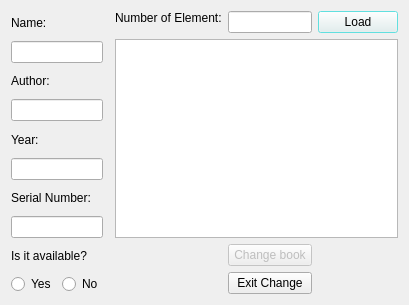
<?xml version="1.0" encoding="UTF-8"?>
<ui version="4.0">
 <class>change</class>
 <widget class="QDialog" name="change">
  <property name="geometry">
   <rect>
    <x>0</x>
    <y>0</y>
    <width>409</width>
    <height>305</height>
   </rect>
  </property>
  <property name="windowTitle">
   <string>Change element</string>
  </property>
  <property name="windowIcon">
   <iconset resource="res/ff.qrc">
    <normaloff>:/new/prefix1/book-vector-2-39749.jpg</normaloff>:/new/prefix1/book-vector-2-39749.jpg</iconset>
  </property>
  <property name="styleSheet">
   <string notr="true">selection-background-color: rgb(85, 255, 255);
selection-color: rgb(255, 170, 255);</string>
  </property>
  <layout class="QGridLayout" name="gridLayout">
   <item row="0" column="0" rowspan="5">
    <layout class="QVBoxLayout" name="verticalLayout">
     <item>
      <widget class="QLabel" name="label">
       <property name="text">
        <string>Name:</string>
       </property>
      </widget>
     </item>
     <item>
      <widget class="QLineEdit" name="lineEdit"/>
     </item>
     <item>
      <widget class="QLabel" name="label_2">
       <property name="text">
        <string>Author:</string>
       </property>
      </widget>
     </item>
     <item>
      <widget class="QLineEdit" name="lineEdit_2"/>
     </item>
     <item>
      <widget class="QLabel" name="label_3">
       <property name="text">
        <string>Year:</string>
       </property>
      </widget>
     </item>
     <item>
      <widget class="QLineEdit" name="lineEdit_3"/>
     </item>
     <item>
      <widget class="QLabel" name="label_4">
       <property name="enabled">
        <bool>true</bool>
       </property>
       <property name="text">
        <string>Serial Number:</string>
       </property>
      </widget>
     </item>
     <item>
      <widget class="QLineEdit" name="lineEdit_4">
       <property name="enabled">
        <bool>true</bool>
       </property>
      </widget>
     </item>
     <item>
      <widget class="QLabel" name="label_5">
       <property name="enabled">
        <bool>true</bool>
       </property>
       <property name="text">
        <string>Is it available?</string>
       </property>
      </widget>
     </item>
     <item>
      <layout class="QHBoxLayout" name="horizontalLayout">
       <item>
        <widget class="QRadioButton" name="radioButton">
         <property name="text">
          <string>Yes</string>
         </property>
        </widget>
       </item>
       <item>
        <widget class="QRadioButton" name="radioButton_2">
         <property name="text">
          <string>No</string>
         </property>
        </widget>
       </item>
      </layout>
     </item>
    </layout>
   </item>
   <item row="0" column="2" colspan="2">
    <widget class="QLabel" name="label_6">
     <property name="text">
      <string>Number of Element:</string>
     </property>
    </widget>
   </item>
   <item row="0" column="4" rowspan="2">
    <widget class="QLineEdit" name="lineEdit_5"/>
   </item>
   <item row="0" column="5" rowspan="2">
    <widget class="QPushButton" name="pushButton_2">
     <property name="text">
      <string>Load</string>
     </property>
    </widget>
   </item>
   <item row="1" column="1" rowspan="4" colspan="3">
    <spacer name="horizontalSpacer">
     <property name="orientation">
      <enum>Qt::Horizontal</enum>
     </property>
     <property name="sizeHint" stdset="0">
      <size>
       <width>14</width>
       <height>258</height>
      </size>
     </property>
    </spacer>
   </item>
   <item row="2" column="2" colspan="4">
    <widget class="QTextBrowser" name="textBrowser"/>
   </item>
   <item row="3" column="3" rowspan="2">
    <spacer name="verticalSpacer">
     <property name="orientation">
      <enum>Qt::Vertical</enum>
     </property>
     <property name="sizeHint" stdset="0">
      <size>
       <width>88</width>
       <height>84</height>
      </size>
     </property>
    </spacer>
   </item>
   <item row="3" column="4">
    <widget class="QPushButton" name="pushButton">
     <property name="enabled">
      <bool>false</bool>
     </property>
     <property name="text">
      <string>Change book</string>
     </property>
    </widget>
   </item>
   <item row="4" column="4">
    <widget class="QPushButton" name="pushButton_3">
     <property name="text">
      <string>Exit Change</string>
     </property>
     <property name="icon">
      <iconset resource="res/ff.qrc">
       <normaloff>:/new/prefix1/Action-cancel-icon.png</normaloff>:/new/prefix1/Action-cancel-icon.png</iconset>
     </property>
    </widget>
   </item>
  </layout>
 </widget>
 <resources>
  <include location="res/ff.qrc"/>
 </resources>
 <connections/>
</ui>
